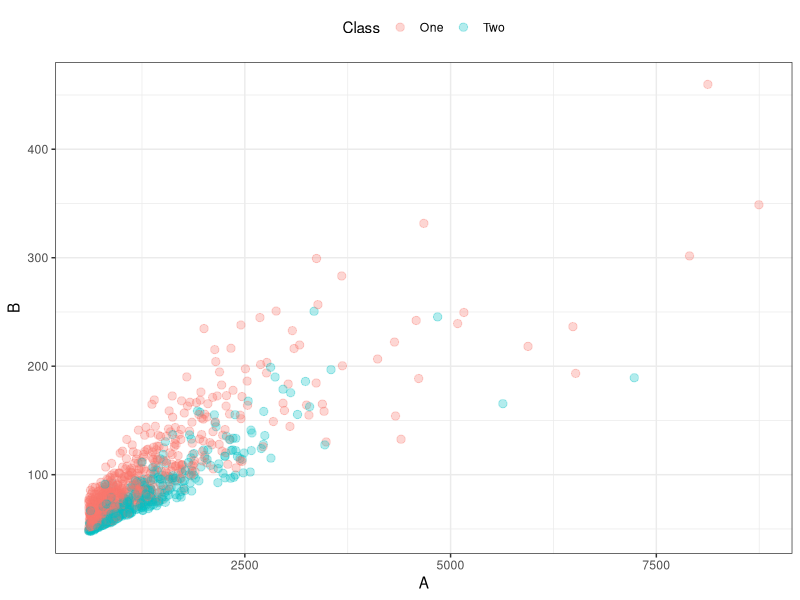

Source code (R):
## ---- chunk 1
knitr::opts_chunk$set(echo = TRUE)
## ---- chunk 2
library(caret)
data(segmentationData)

segmentationData$Cell <- NULL
segmentationData$Class <- factor(ifelse(segmentationData$Class == "PS", "One", "Two"))
segmentationData <- segmentationData[, c("EqSphereAreaCh1", "PerimCh1", "Class", "Case")]
names(segmentationData)[1:2] <- LETTERS[1:2]
raw_train <- subset(segmentationData, Case == "Train")
raw_test  <- subset(segmentationData, Case == "Test")

raw_train$Case <- NULL
raw_test$Case  <- NULL
## ---- chunk 3
summary(raw_train)
## ---- chunk 4
theme_set(theme_bw())
ggplot(raw_train, aes(x = A, y = B, color = Class)) + 
  geom_point(alpha = .3, cex = 2.5)  + 
  theme(legend.position = "top")
